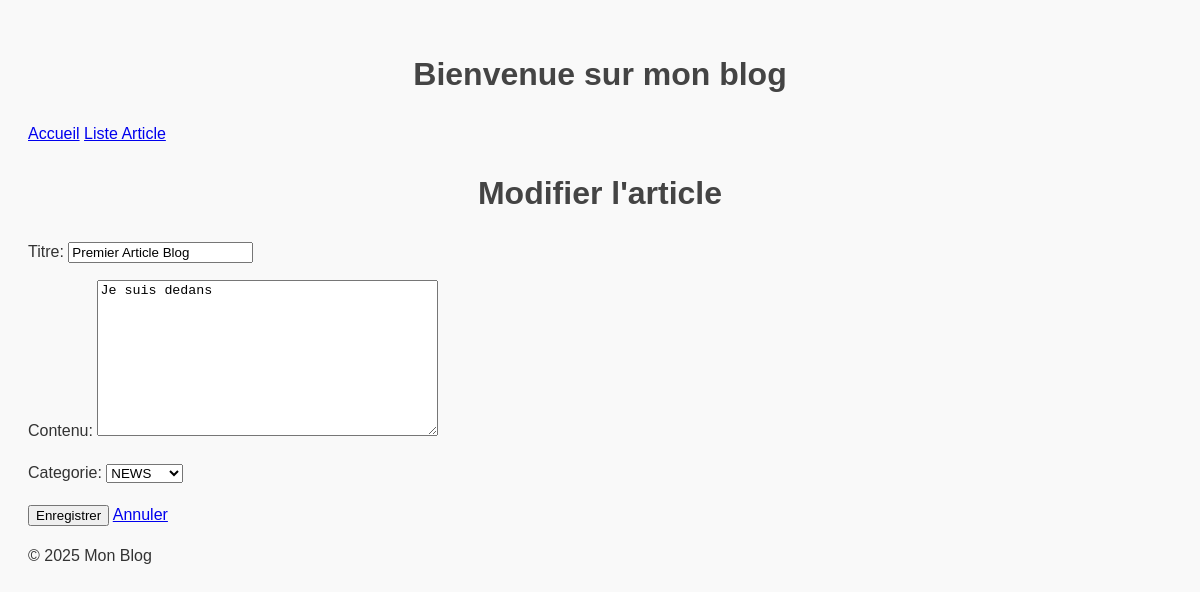
Page /blog/blogupdate/11/edit/ on the committed database.
### blog/models.py (models this page shows, shortened)
class Article (models.Model):
    titre = models.CharField(max_length=200)
    contenu = models.TextField()
    categorie = models.ForeignKey(Categorie, null=True, on_delete=models.SET_NULL)
    date_publication = models.DateField(auto_now_add=True)

### blog/views.py (the view, shortened to what this page needs)
# urls.py: path('blogupdate/<int:pk>/edit/', ArticleUpdateView.as_view(), name='article-update'),
class ArticleUpdateView(UpdateView):
    model = Article
    form_class = ArticleUpdateForm
    template_name = 'blog/article_update.html'

### blog/forms.py
class ArticleUpdateForm(forms.ModelForm):
    class Meta:
        model = Article
        fields = ['titre', 'contenu', 'categorie']
        widgets = {
            'titre': forms.TextInput(attrs={'class': 'form-control'}),
            'contenu': forms.Textarea(attrs={'class': 'form-control'}),
            'categorie': forms.Select(attrs={'class': 'form-control'}),
        }

### blog/models.py (called while the page is built)
    def __str__(self):
        return self.nom

### blog/templates/blog/article_update.html (shortened to what this page needs)
{% extends "base.html" %}
{% block content %}
<h1>Modifier l'article</h1>
<form method="post">
    {{ form.as_p }}
    <button type="submit" class="btn btn-primary">Enregistrer</button>
    <a href="{% url 'liste_articles' %}" class="btn btn-secondary">Annuler</a>
</form>
{% endblock %}

### static/css/styles.css (style rules this page uses)
body { font-family: Arial, sans-serif; line-height: 1.6; background-color: #f9f9f9; color: #333; padding: 20px; }
h1, h2 { color: #444; margin-bottom: 20px; text-align: center; }

### rows in the picture
Article: titre "Premier Article Blog", contenu "Je suis dedans", categorie "NEWS"
